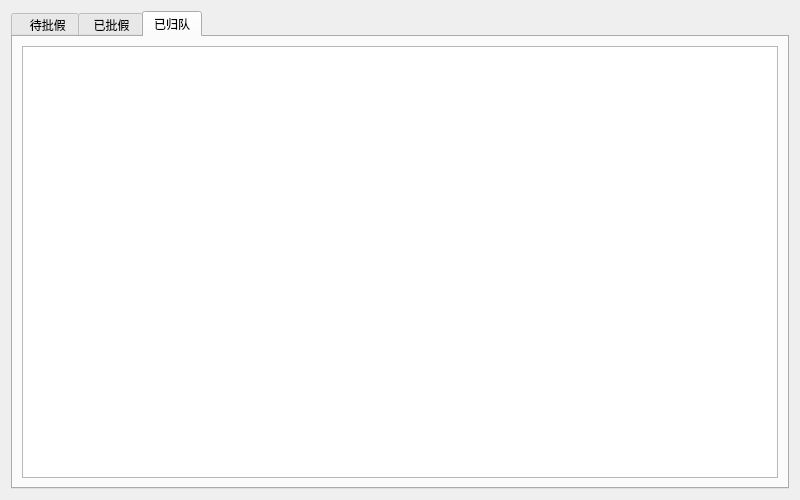
<?xml version="1.0" encoding="UTF-8"?>
<ui version="4.0">
 <class>leaveSystem</class>
 <widget class="QWidget" name="leaveSystem">
  <property name="geometry">
   <rect>
    <x>0</x>
    <y>0</y>
    <width>800</width>
    <height>500</height>
   </rect>
  </property>
  <property name="windowTitle">
   <string>请销假系统</string>
  </property>
  <layout class="QGridLayout" name="gridLayout">
   <item row="0" column="0">
    <widget class="QTabWidget" name="tabWidget">
     <property name="currentIndex">
      <number>2</number>
     </property>
     <widget class="QWidget" name="tab">
      <attribute name="title">
       <string>  待批假</string>
      </attribute>
      <layout class="QGridLayout" name="gridLayout_2">
       <item row="1" column="0">
        <widget class="QTableView" name="tableView_2"/>
       </item>
       <item row="0" column="0">
        <layout class="QHBoxLayout" name="horizontalLayout_2">
         <item>
          <widget class="QLabel" name="label_2">
           <property name="font">
            <font>
             <family>Arial</family>
             <pointsize>11</pointsize>
            </font>
           </property>
           <property name="text">
            <string>批量操作：</string>
           </property>
          </widget>
         </item>
         <item>
          <widget class="QPushButton" name="pushButton_pijia">
           <property name="text">
            <string>批假</string>
           </property>
          </widget>
         </item>
         <item>
          <spacer name="horizontalSpacer_2">
           <property name="orientation">
            <enum>Qt::Horizontal</enum>
           </property>
           <property name="sizeHint" stdset="0">
            <size>
             <width>40</width>
             <height>20</height>
            </size>
           </property>
          </spacer>
         </item>
        </layout>
       </item>
      </layout>
     </widget>
     <widget class="QWidget" name="tab_2">
      <attribute name="title">
       <string> 已批假</string>
      </attribute>
      <layout class="QGridLayout" name="gridLayout_3">
       <item row="0" column="0">
        <widget class="QTableView" name="tableView_3"/>
       </item>
      </layout>
     </widget>
     <widget class="QWidget" name="tab_3">
      <attribute name="title">
       <string>已归队</string>
      </attribute>
      <layout class="QGridLayout" name="gridLayout_4">
       <item row="0" column="0">
        <widget class="QTableView" name="tableView_4"/>
       </item>
      </layout>
     </widget>
    </widget>
   </item>
  </layout>
 </widget>
 <resources/>
 <connections/>
</ui>
